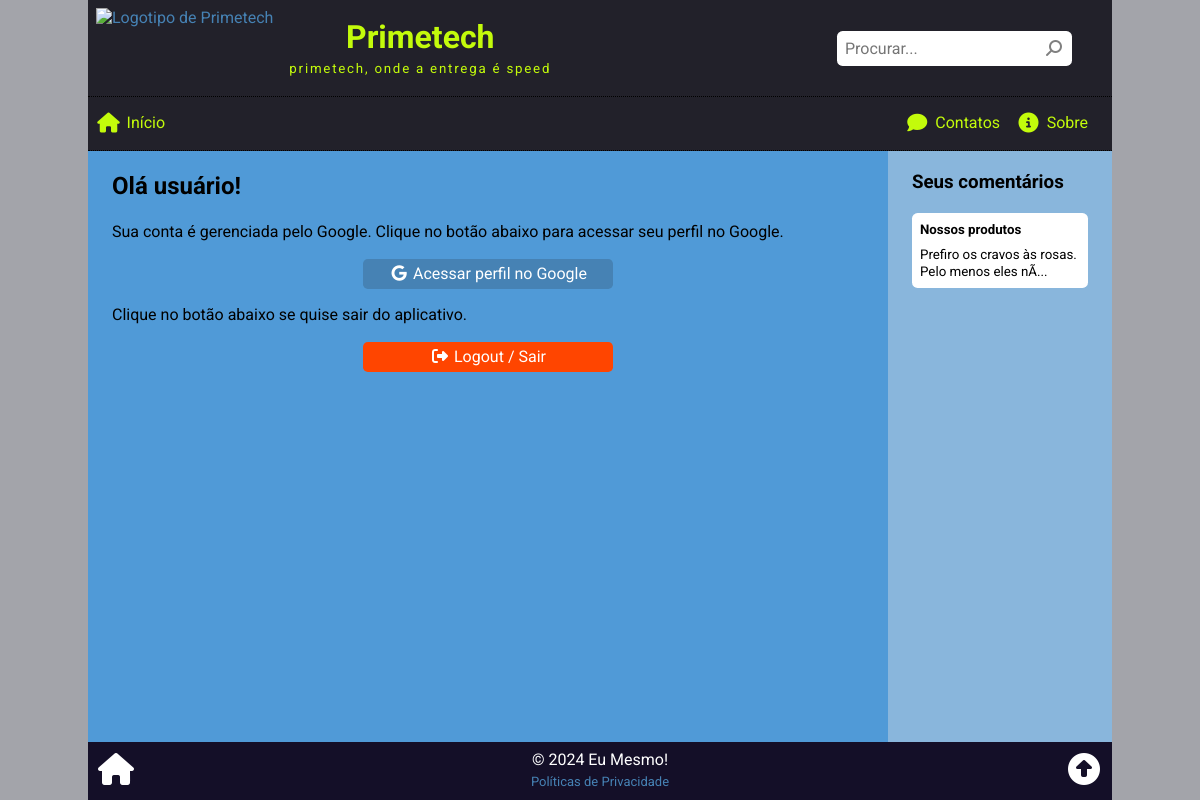
/profile.php?uid=def456, run on an earlier commit of the app's database.
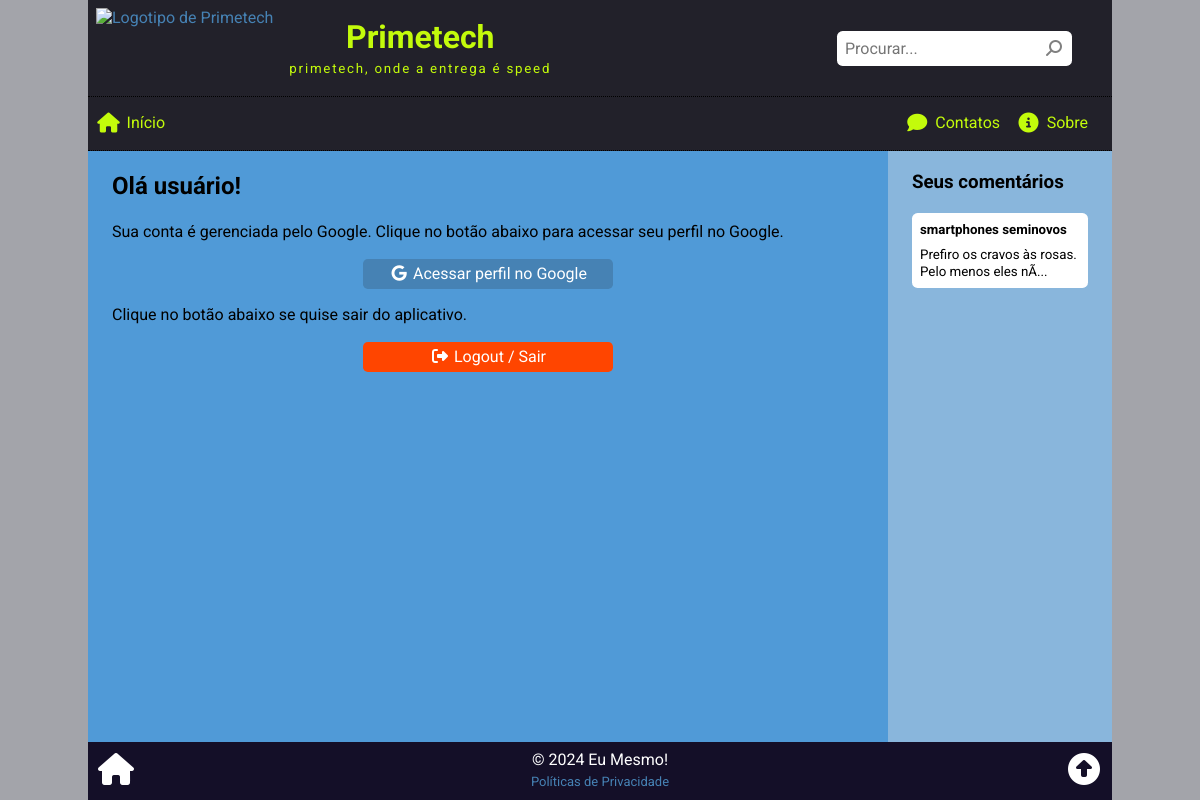
And on a later commit of the database.
### tables this page shows
CREATE TABLE comment (
    cmt_id INT PRIMARY KEY AUTO_INCREMENT,
    cmt_date TIMESTAMP DEFAULT CURRENT_TIMESTAMP,
    cmt_article INT,
    cmt_social_id VARCHAR(255),
    cmt_social_name VARCHAR(255),
    cmt_social_photo VARCHAR(255),
    cmt_social_email VARCHAR(255),
    cmt_content TEXT,
    cmt_status ENUM('on', 'off', 'del') DEFAULT 'on',
    FOREIGN KEY (cmt_article) REFERENCES article(art_id)
);

CREATE TABLE article (
    art_id INT PRIMARY KEY AUTO_INCREMENT,
    art_date TIMESTAMP DEFAULT CURRENT_TIMESTAMP,
    art_thumbnail VARCHAR(255),
    art_title VARCHAR(127),
    art_summary VARCHAR(255),
    art_author INT,
    art_content TEXT,
    art_views INT DEFAULT '0',
    art_status ENUM('on', 'off', 'del') DEFAULT 'on',
    FOREIGN KEY (art_author) REFERENCES employee(emp_id)
);

### profile.php (the view, shortened to what this page needs)
<?php
require("_global.php");
$uid = isset($_GET['uid']) ? trim(htmlentities($_GET['uid'])) : '';
$user_comments = '<div class="aside_block"><h3>Seus comentários</h3>';
if ($uid != '') :
    $sql = <<<SQL
SELECT
    cmt_content,
    art_id, art_title
FROM comment
    INNER JOIN article ON cmt_article = art_id
WHERE
    -- Requisitos
    cmt_status = 'on'
    AND art_status = 'on'
    AND art_date <= NOW()
    AND cmt_social_id = ?
ORDER BY cmt_date DESC
LIMIT 5;
SQL;
    $stmt = $conn->prepare($sql);
    $stmt->bind_param('s', $uid);
    $stmt->execute();
    $res = $stmt->get_result();
    $total = $res->num_rows;
    if ($total > 0) :
        while ($art = $res->fetch_assoc()) :
            $cmt_content = $art['cmt_content'];
            if (strlen($cmt_content) > 50) {
                $cmt_content = substr($cmt_content, 0, 47) . "...";
            }
            $user_comments .= <<<HTML
<div class="box" onclick="location.href='view.php?id={$art['art_id']}'">
    <h5>{$art['art_title']}</h5>
    <small title="{$art['cmt_content']}">{$cmt_content}</small>
</div>
HTML;
        endwhile;
        $user_comments .= "</div>";
    else :
        $user_comments .= <<<HTML
<p class="center">Você ainda não tem comentários. Acesse nossos <a href="index.php">artigos</a> e comente!</p>
HTML;
    endif;
else :
    $user_comments .= <<<HTML
<p class="center" id="linkToProfile"></p>
HTML;
endif;
require('_header.php');
?>
<article>
    <h2>Olá <span id="userName">usuário</span>!</h2>
    <p>Sua conta é gerenciada pelo Google. Clique no botão abaixo para acessar seu perfil no Google.</p>
    <p class="center">
        <button type="button" id="btnGoogleProfile">
            <i class="fa-brands fa-google fa-fw"></i>
            Acessar perfil no Google
        </button>
    </p>
    <p>Clique no botão abaixo se quise sair do aplicativo.</p>
    <p class="center">
        <button type="button" id="btnLogout">
            <i class="fa-solid fa-right-from-bracket fa-fw"></i>
            Logout / Sair
        </button>
    </p>
</article>
<aside>
    <?php
    echo $user_comments;
    ?>
</aside>
<?php
require('_footer.php');
?>

What changed in the data, as far as the page shows it:
changed through a linked row, comment "Prefiro os cravos às rosas. Pelo menos eles nÃ...": cmt_article.art_title "Nossos produtos" → "smartphones seminovos"
